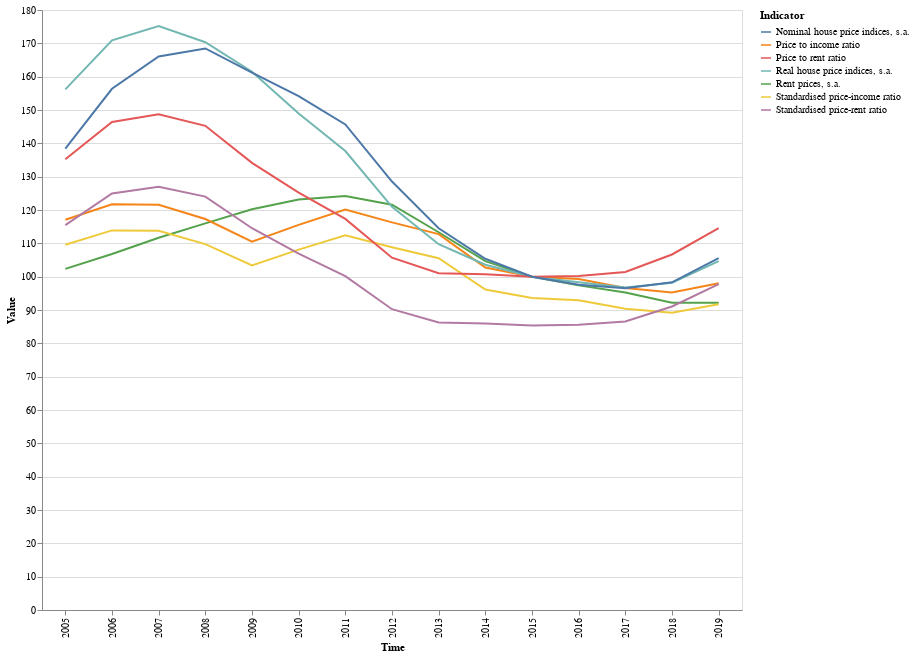

Write notebook code for a chart like this one.
### Code cell
#Visualization of all housing parameters for Greece
input_dropdown = alt.binding_select(options=['Nominal house price indices, s.a.','Standardised price-rent ratio', 'Price to income ratio','Rent prices, s.a.','Price to rent ratio','Standardised price-income ratio','Real house price indices, s.a.'])
selection = alt.selection_single(fields=['Indicator'], bind=input_dropdown, name='Indicator')
color = alt.condition(selection,
                    alt.Color('Indicator:N', legend=None),
                    alt.value('lightgray'))

alt.Chart(housing_greece).mark_line().encode(
    x='Time',
    y='Value',
    color='Indicator:N',
    tooltip='Indicator:N'
).add_selection(
    selection
).transform_filter(
    selection
).properties(
    width=700,
    height=600
)

### Figure 1 — Vega-Lite specification as saved in the notebook (floating-point values rounded to 4 significant figures)
{"config": {"view": {"continuousWidth": 400, "continuousHeight": 300}}, "data": {"name": "data-85b34bc49543f58f55c1f0cf22c6e128"}, "mark": "line", "encoding": {"color": {"type": "nominal", "field": "Indicator"}, "tooltip": {"type": "nominal", "field": "Indicator"}, "x": {"type": "nominal", "field": "Time"}, "y": {"type": "quantitative", "field": "Value"}}, "height": 600, "selection": {"Indicator": {"type": "single", "fields": ["Indicator"], "bind": {"input": "select", "options": ["Nominal house price indices, s.a.", "Standardised price-rent ratio", "Price to income ratio", "Rent prices, s.a.", "Price to rent ratio", "Standardised price-income ratio", "Real house price indices, s.a."]}}}, "transform": [{"filter": {"selection": "Indicator"}}], "width": 700, "$schema": "https://vega.github.io/schema/vega-lite/v4.8.1.json", "datasets": {"data-85b34bc49543f58f55c1f0cf22c6e128": [{"Country": "Greece", "IND": "RPI", "Indicator": "Rent prices, s.a.", "Time": "2005", "Value": 102.3}, {"Country": "Greece", "IND": "RPI", "Indicator": "Rent prices, s.a.", "Time": "2006", "Value": 106.8}, {"Country": "Greece", "IND": "RPI", "Indicator": "Rent prices, s.a.", "Time": "2007", "Value": 111.7}, {"Country": "Greece", "IND": "RPI", "Indicator": "Rent prices, s.a.", "Time": "2008", "Value": 116.0}, {"Country": "Greece", "IND": "RPI", "Indicator": "Rent prices, s.a.", "Time": "2009", "Value": 120.2}, {"Country": "Greece", "IND": "RPI", "Indicator": "Rent prices, s.a.", "Time": "2010", "Value": 123.1}, {"Country": "Greece", "IND": "RPI", "Indicator": "Rent prices, s.a.", "Time": "2011", "Value": 124.2}, {"Country": "Greece", "IND": "RPI", "Indicator": "Rent prices, s.a.", "Time": "2012", "Value": 121.6}, {"Country": "Greece", "IND": "RPI", "Indicator": "Rent prices, s.a.", "Time": "2013", "Value": 113.3}, {"Country": "Greece", "IND": "RPI", "Indicator": "Rent prices, s.a.", "Time": "2014", "Value": 104.6}, {"Country": "Greece", "IND": "RPI", "Indicator": "Rent prices, s.a.", "Time": "2015", "Value": 100.0}, {"Country": "Greece", "IND": "RPI", "Indicator": "Rent prices, s.a.", "Time": "2016", "Value": 97.39}, {"Country": "Greece", "IND": "RPI", "Indicator": "Rent prices, s.a.", "Time": "2017", "Value": 95.22}, {"Country": "Greece", "IND": "RPI", "Indicator": "Rent prices, s.a.", "Time": "2018", "Value": 92.16}, {"Country": "Greece", "IND": "RPI", "Indicator": "Rent prices, s.a.", "Time": "2019", "Value": 92.16}, {"Country": "Greece", "IND": "HPI_YDH", "Indicator": "Price to income ratio", "Time": "2005", "Value": 117.1}, {"Country": "Greece", "IND": "HPI_YDH", "Indicator": "Price to income ratio", "Time": "2006", "Value": 121.7}, {"Country": "Greece", "IND": "HPI_YDH", "Indicator": "Price to income ratio", "Time": "2007", "Value": 121.5}, {"Country": "Greece", "IND": "HPI_YDH", "Indicator": "Price to income ratio", "Time": "2008", "Value": 117.3}, {"Country": "Greece", "IND": "HPI_YDH", "Indicator": "Price to income ratio", "Time": "2009", "Value": 110.5}, {"Country": "Greece", "IND": "HPI_YDH", "Indicator": "Price to income ratio", "Time": "2010", "Value": 115.5}, {"Country": "Greece", "IND": "HPI_YDH", "Indicator": "Price to income ratio", "Time": "2011", "Value": 120.1}, {"Country": "Greece", "IND": "HPI_YDH", "Indicator": "Price to income ratio", "Time": "2012", "Value": 116.3}, {"Country": "Greece", "IND": "HPI_YDH", "Indicator": "Price to income ratio", "Time": "2013", "Value": 112.8}, {"Country": "Greece", "IND": "HPI_YDH", "Indicator": "Price to income ratio", "Time": "2014", "Value": 102.7}, {"Country": "Greece", "IND": "HPI_YDH", "Indicator": "Price to income ratio", "Time": "2015", "Value": 100.0}, {"Country": "Greece", "IND": "HPI_YDH", "Indicator": "Price to income ratio", "Time": "2016", "Value": 99.26}, {"Country": "Greece", "IND": "HPI_YDH", "Indicator": "Price to income ratio", "Time": "2017", "Value": 96.61}, {"Country": "Greece", "IND": "HPI_YDH", "Indicator": "Price to income ratio", "Time": "2018", "Value": 95.29}, {"Country": "Greece", "IND": "HPI_YDH", "Indicator": "Price to income ratio", "Time": "2019", "Value": 98.01}, {"Country": "Greece", "IND": "RHP", "Indicator": "Real house price indices, s.a.", "Time": "2005", "Value": 156.2}, {"Country": "Greece", "IND": "RHP", "Indicator": "Real house price indices, s.a.", "Time": "2006", "Value": 170.9}, {"Country": "Greece", "IND": "RHP", "Indicator": "Real house price indices, s.a.", "Time": "2007", "Value": 175.2}, {"Country": "Greece", "IND": "RHP", "Indicator": "Real house price indices, s.a.", "Time": "2008", "Value": 170.3}, {"Country": "Greece", "IND": "RHP", "Indicator": "Real house price indices, s.a.", "Time": "2009", "Value": 161.5}, {"Country": "Greece", "IND": "RHP", "Indicator": "Real house price indices, s.a.", "Time": "2010", "Value": 149.0}, {"Country": "Greece", "IND": "RHP", "Indicator": "Real house price indices, s.a.", "Time": "2011", "Value": 137.7}, {"Country": "Greece", "IND": "RHP", "Indicator": "Real house price indices, s.a.", "Time": "2012", "Value": 120.9}, {"Country": "Greece", "IND": "RHP", "Indicator": "Real house price indices, s.a.", "Time": "2013", "Value": 109.7}, {"Country": "Greece", "IND": "RHP", "Indicator": "Real house price indices, s.a.", "Time": "2014", "Value": 103.6}, {"Country": "Greece", "IND": "RHP", "Indicator": "Real house price indices, s.a.", "Time": "2015", "Value": 100.0}, {"Country": "Greece", "IND": "RHP", "Indicator": "Real house price indices, s.a.", "Time": "2016", "Value": 98.36}, {"Country": "Greece", "IND": "RHP", "Indicator": "Real house price indices, s.a.", "Time": "2017", "Value": 96.74}, {"Country": "Greece", "IND": "RHP", "Indicator": "Real house price indices, s.a.", "Time": "2018", "Value": 98.18}, {"Country": "Greece", "IND": "RHP", "Indicator": "Real house price indices, s.a.", "Time": "2019", "Value": 104.7}, {"Country": "Greece", "IND": "HPI_YDH_AVG", "Indicator": "Standardised price-income ratio", "Time": "2005", "Value": 109.6}, {"Country": "Greece", "IND": "HPI_YDH_AVG", "Indicator": "Standardised price-income ratio", "Time": "2006", "Value": 113.9}, {"Country": "Greece", "IND": "HPI_YDH_AVG", "Indicator": "Standardised price-income ratio", "Time": "2007", "Value": 113.7}, {"Country": "Greece", "IND": "HPI_YDH_AVG", "Indicator": "Standardised price-income ratio", "Time": "2008", "Value": 109.8}, {"Country": "Greece", "IND": "HPI_YDH_AVG", "Indicator": "Standardised price-income ratio", "Time": "2009", "Value": 103.4}, {"Country": "Greece", "IND": "HPI_YDH_AVG", "Indicator": "Standardised price-income ratio", "Time": "2010", "Value": 108.1}, {"Country": "Greece", "IND": "HPI_YDH_AVG", "Indicator": "Standardised price-income ratio", "Time": "2011", "Value": 112.4}, {"Country": "Greece", "IND": "HPI_YDH_AVG", "Indicator": "Standardised price-income ratio", "Time": "2012", "Value": 108.8}, {"Country": "Greece", "IND": "HPI_YDH_AVG", "Indicator": "Standardised price-income ratio", "Time": "2013", "Value": 105.5}, {"Country": "Greece", "IND": "HPI_YDH_AVG", "Indicator": "Standardised price-income ratio", "Time": "2014", "Value": 96.15}, {"Country": "Greece", "IND": "HPI_YDH_AVG", "Indicator": "Standardised price-income ratio", "Time": "2015", "Value": 93.58}, {"Country": "Greece", "IND": "HPI_YDH_AVG", "Indicator": "Standardised price-income ratio", "Time": "2016", "Value": 92.89}, {"Country": "Greece", "IND": "HPI_YDH_AVG", "Indicator": "Standardised price-income ratio", "Time": "2017", "Value": 90.41}, {"Country": "Greece", "IND": "HPI_YDH_AVG", "Indicator": "Standardised price-income ratio", "Time": "2018", "Value": 89.17}, {"Country": "Greece", "IND": "HPI_YDH_AVG", "Indicator": "Standardised price-income ratio", "Time": "2019", "Value": 91.72}, {"Country": "Greece", "IND": "HPI_RPI", "Indicator": "Price to rent ratio", "Time": "2005", "Value": 135.2}, {"Country": "Greece", "IND": "HPI_RPI", "Indicator": "Price to rent ratio", "Time": "2006", "Value": 146.4}, {"Country": "Greece", "IND": "HPI_RPI", "Indicator": "Price to rent ratio", "Time": "2007", "Value": 148.7}, {"Country": "Greece", "IND": "HPI_RPI", "Indicator": "Price to rent ratio", "Time": "2008", "Value": 145.3}, {"Country": "Greece", "IND": "HPI_RPI", "Indicator": "Price to rent ratio", "Time": "2009", "Value": 134.2}, {"Country": "Greece", "IND": "HPI_RPI", "Indicator": "Price to rent ratio", "Time": "2010", "Value": 125.2}, {"Country": "Greece", "IND": "HPI_RPI", "Indicator": "Price to rent ratio", "Time": "2011", "Value": 117.3}, {"Country": "Greece", "IND": "HPI_RPI", "Indicator": "Price to rent ratio", "Time": "2012", "Value": 105.7}, {"Country": "Greece", "IND": "HPI_RPI", "Indicator": "Price to rent ratio", "Time": "2013", "Value": 101.0}, {"Country": "Greece", "IND": "HPI_RPI", "Indicator": "Price to rent ratio", "Time": "2014", "Value": 100.7}, {"Country": "Greece", "IND": "HPI_RPI", "Indicator": "Price to rent ratio", "Time": "2015", "Value": 100.0}, {"Country": "Greece", "IND": "HPI_RPI", "Indicator": "Price to rent ratio", "Time": "2016", "Value": 100.2}, {"Country": "Greece", "IND": "HPI_RPI", "Indicator": "Price to rent ratio", "Time": "2017", "Value": 101.4}, {"Country": "Greece", "IND": "HPI_RPI", "Indicator": "Price to rent ratio", "Time": "2018", "Value": 106.7}, {"Country": "Greece", "IND": "HPI_RPI", "Indicator": "Price to rent ratio", "Time": "2019", "Value": 114.5}, {"Country": "Greece", "IND": "HPI_RPI_AVG", "Indicator": "Standardised price-rent ratio", "Time": "2005", "Value": 115.4}, {"Country": "Greece", "IND": "HPI_RPI_AVG", "Indicator": "Standardised price-rent ratio", "Time": "2006", "Value": 125.0}, {"Country": "Greece", "IND": "HPI_RPI_AVG", "Indicator": "Standardised price-rent ratio", "Time": "2007", "Value": 127.0}, {"Country": "Greece", "IND": "HPI_RPI_AVG", "Indicator": "Standardised price-rent ratio", "Time": "2008", "Value": 124.0}, {"Country": "Greece", "IND": "HPI_RPI_AVG", "Indicator": "Standardised price-rent ratio", "Time": "2009", "Value": 114.5}, {"Country": "Greece", "IND": "HPI_RPI_AVG", "Indicator": "Standardised price-rent ratio", "Time": "2010", "Value": 106.9}, {"Country": "Greece", "IND": "HPI_RPI_AVG", "Indicator": "Standardised price-rent ratio", "Time": "2011", "Value": 100.2}, {"Country": "Greece", "IND": "HPI_RPI_AVG", "Indicator": "Standardised price-rent ratio", "Time": "2012", "Value": 90.24}, {"Country": "Greece", "IND": "HPI_RPI_AVG", "Indicator": "Standardised price-rent ratio", "Time": "2013", "Value": 86.27}, {"Country": "Greece", "IND": "HPI_RPI_AVG", "Indicator": "Standardised price-rent ratio", "Time": "2014", "Value": 85.98}, {"Country": "Greece", "IND": "HPI_RPI_AVG", "Indicator": "Standardised price-rent ratio", "Time": "2015", "Value": 85.38}, {"Country": "Greece", "IND": "HPI_RPI_AVG", "Indicator": "Standardised price-rent ratio", "Time": "2016", "Value": 85.56}, {"Country": "Greece", "IND": "HPI_RPI_AVG", "Indicator": "Standardised price-rent ratio", "Time": "2017", "Value": 86.56}, {"Country": "Greece", "IND": "HPI_RPI_AVG", "Indicator": "Standardised price-rent ratio", "Time": "2018", "Value": 91.06}, {"Country": "Greece", "IND": "HPI_RPI_AVG", "Indicator": "Standardised price-rent ratio", "Time": "2019", "Value": 97.78}, {"Country": "Greece", "IND": "HPI", "Indicator": "Nominal house price indices, s.a.", "Time": "2005", "Value": 138.4}, {"Country": "Greece", "IND": "HPI", "Indicator": "Nominal house price indices, s.a.", "Time": "2006", "Value": 156.4}, {"Country": "Greece", "IND": "HPI", "Indicator": "Nominal house price indices, s.a.", "Time": "2007", "Value": 166.0}, {"Country": "Greece", "IND": "HPI", "Indicator": "Nominal house price indices, s.a.", "Time": "2008", "Value": 168.5}, {"Country": "Greece", "IND": "HPI", "Indicator": "Nominal house price indices, s.a.", "Time": "2009", "Value": 161.2}, {"Country": "Greece", "IND": "HPI", "Indicator": "Nominal house price indices, s.a.", "Time": "2010", "Value": 154.2}, {"Country": "Greece", "IND": "HPI", "Indicator": "Nominal house price indices, s.a.", "Time": "2011", "Value": 145.7}, {"Country": "Greece", "IND": "HPI", "Indicator": "Nominal house price indices, s.a.", "Time": "2012", "Value": 128.5}, {"Country": "Greece", "IND": "HPI", "Indicator": "Nominal house price indices, s.a.", "Time": "2013", "Value": 114.5}, {"Country": "Greece", "IND": "HPI", "Indicator": "Nominal house price indices, s.a.", "Time": "2014", "Value": 105.4}, {"Country": "Greece", "IND": "HPI", "Indicator": "Nominal house price indices, s.a.", "Time": "2015", "Value": 100.0}, {"Country": "Greece", "IND": "HPI", "Indicator": "Nominal house price indices, s.a.", "Time": "2016", "Value": 97.59}, {"Country": "Greece", "IND": "HPI", "Indicator": "Nominal house price indices, s.a.", "Time": "2017", "Value": 96.51}, {"Country": "Greece", "IND": "HPI", "Indicator": "Nominal house price indices, s.a.", "Time": "2018", "Value": 98.29}, {"Country": "Greece", "IND": "HPI", "Indicator": "Nominal house price indices, s.a.", "Time": "2019", "Value": 105.5}]}}
